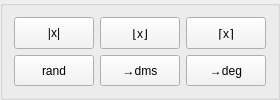
        <widget class="QGroupBox" name="functionGroupBox">
         <property name="styleSheet">
          <string notr="true"/>
         </property>
         <property name="title">
          <string/>
         </property>
         <layout class="QGridLayout" name="gridLayout_5">
          <item row="0" column="2">
           <widget class="QPushButton" name="btnCeil">
            <property name="sizePolicy">
             <sizepolicy hsizetype="Preferred" vsizetype="Preferred">
              <horstretch>0</horstretch>
              <verstretch>0</verstretch>
             </sizepolicy>
            </property>
            <property name="styleSheet">
             <string notr="true">QPushButton:hover{
	background-color: rgb(239, 239, 239);
}
QPushButton:!hover{
	background-color:rgb(243, 243, 243);
}
QPushButton{
	font: 13pt &quot;Arial&quot;;
}</string>
            </property>
            <property name="text">
             <string>⌈x⌉</string>
            </property>
            <property name="default">
             <bool>false</bool>
            </property>
            <property name="flat">
             <bool>false</bool>
            </property>
           </widget>
          </item>
          <item row="1" column="2">
           <widget class="QPushButton" name="btnDeg">
            <property name="sizePolicy">
             <sizepolicy hsizetype="Preferred" vsizetype="Preferred">
              <horstretch>0</horstretch>
              <verstretch>0</verstretch>
             </sizepolicy>
            </property>
            <property name="styleSheet">
             <string notr="true">QPushButton:hover{
	background-color: rgb(239, 239, 239);
}
QPushButton:!hover{
	background-color:rgb(243, 243, 243);
}
QPushButton{
	font: 13pt &quot;Arial&quot;;
}</string>
            </property>
            <property name="text">
             <string>→deg</string>
            </property>
            <property name="default">
             <bool>false</bool>
            </property>
            <property name="flat">
             <bool>false</bool>
            </property>
           </widget>
          </item>
          <item row="1" column="1">
           <widget class="QPushButton" name="btnDms">
            <property name="sizePolicy">
             <sizepolicy hsizetype="Preferred" vsizetype="Preferred">
              <horstretch>0</horstretch>
              <verstretch>0</verstretch>
             </sizepolicy>
            </property>
            <property name="styleSheet">
             <string notr="true">QPushButton:hover{
	background-color: rgb(239, 239, 239);
}
QPushButton:!hover{
	background-color:rgb(243, 243, 243);
}
QPushButton{
	font: 13pt &quot;Arial&quot;;
}</string>
            </property>
            <property name="text">
             <string>→dms</string>
            </property>
            <property name="default">
             <bool>false</bool>
            </property>
            <property name="flat">
             <bool>false</bool>
            </property>
           </widget>
          </item>
          <item row="0" column="1">
           <widget class="QPushButton" name="btnFloor">
            <property name="sizePolicy">
             <sizepolicy hsizetype="Preferred" vsizetype="Preferred">
              <horstretch>0</horstretch>
              <verstretch>0</verstretch>
             </sizepolicy>
            </property>
            <property name="styleSheet">
             <string notr="true">QPushButton:hover{
	background-color: rgb(239, 239, 239);
}
QPushButton:!hover{
	background-color:rgb(243, 243, 243);
}
QPushButton{
	font: 13pt &quot;Arial&quot;;
}</string>
            </property>
            <property name="text">
             <string>⌊x⌋</string>
            </property>
            <property name="default">
             <bool>false</bool>
            </property>
            <property name="flat">
             <bool>false</bool>
            </property>
           </widget>
          </item>
          <item row="1" column="0">
           <widget class="QPushButton" name="btnRand">
            <property name="sizePolicy">
             <sizepolicy hsizetype="Preferred" vsizetype="Preferred">
              <horstretch>0</horstretch>
              <verstretch>0</verstretch>
             </sizepolicy>
            </property>
            <property name="styleSheet">
             <string notr="true">QPushButton:hover{
	background-color: rgb(239, 239, 239);
}
QPushButton:!hover{
	background-color:rgb(243, 243, 243);
}
QPushButton{
	font: 13pt &quot;Arial&quot;;
}</string>
            </property>
            <property name="text">
             <string>rand</string>
            </property>
            <property name="default">
             <bool>false</bool>
            </property>
            <property name="flat">
             <bool>false</bool>
            </property>
           </widget>
          </item>
          <item row="0" column="0">
           <widget class="QPushButton" name="btnAbs_2">
            <property name="sizePolicy">
             <sizepolicy hsizetype="Preferred" vsizetype="Preferred">
              <horstretch>0</horstretch>
              <verstretch>0</verstretch>
             </sizepolicy>
            </property>
            <property name="styleSheet">
             <string notr="true">QPushButton:hover{
	background-color: rgb(239, 239, 239);
}
QPushButton:!hover{
	background-color:rgb(243, 243, 243);
}
QPushButton{
	font: 13pt &quot;Arial&quot;;
}</string>
            </property>
            <property name="text">
             <string>|x|</string>
            </property>
            <property name="default">
             <bool>false</bool>
            </property>
            <property name="flat">
             <bool>false</bool>
            </property>
           </widget>
          </item>
         </layout>
        </widget>
